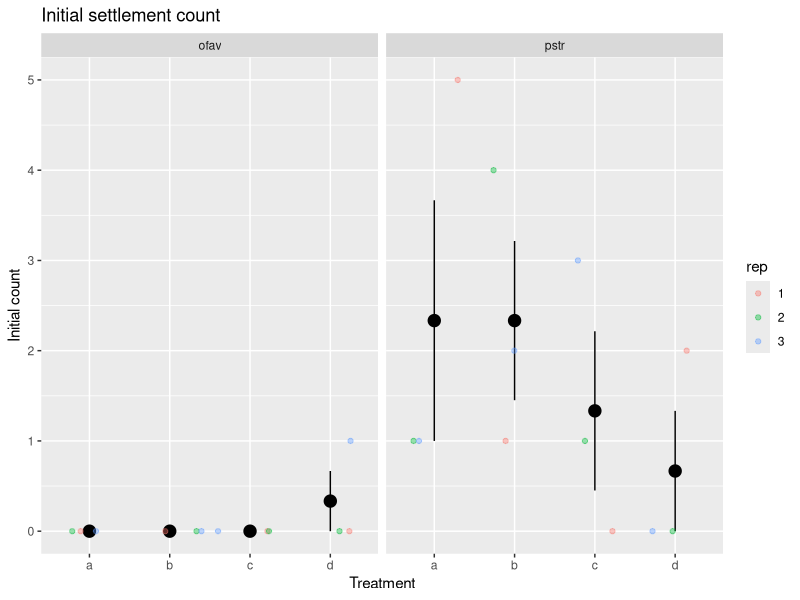
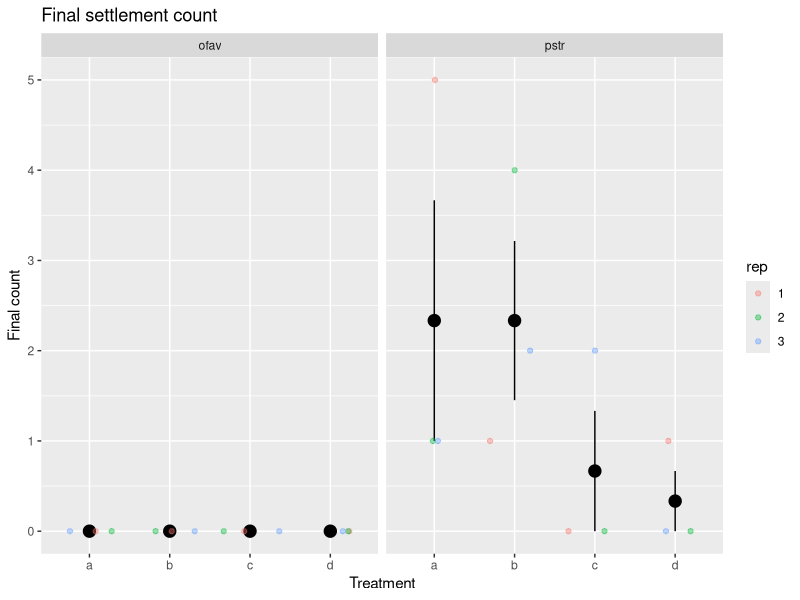
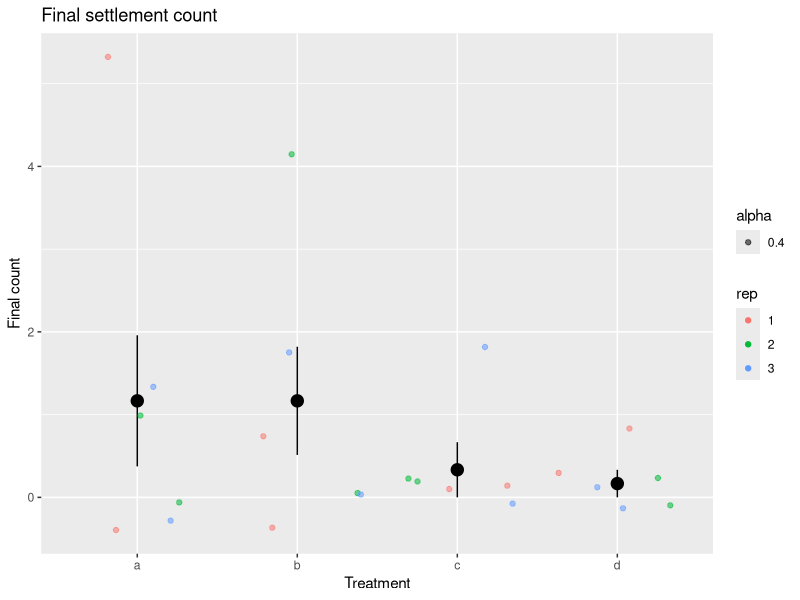
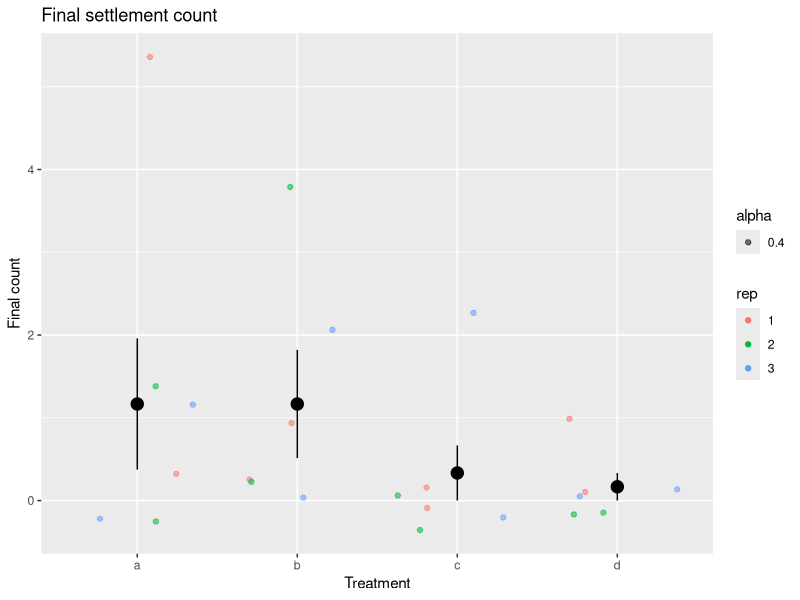
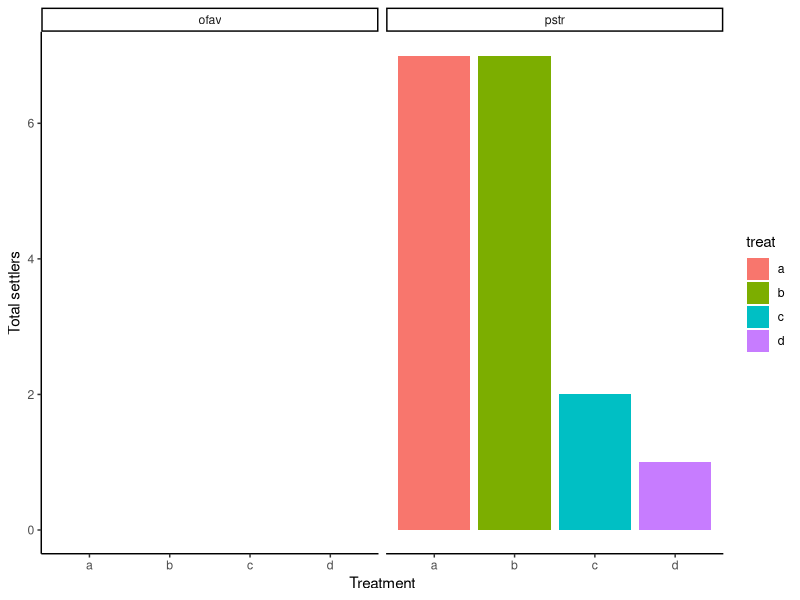
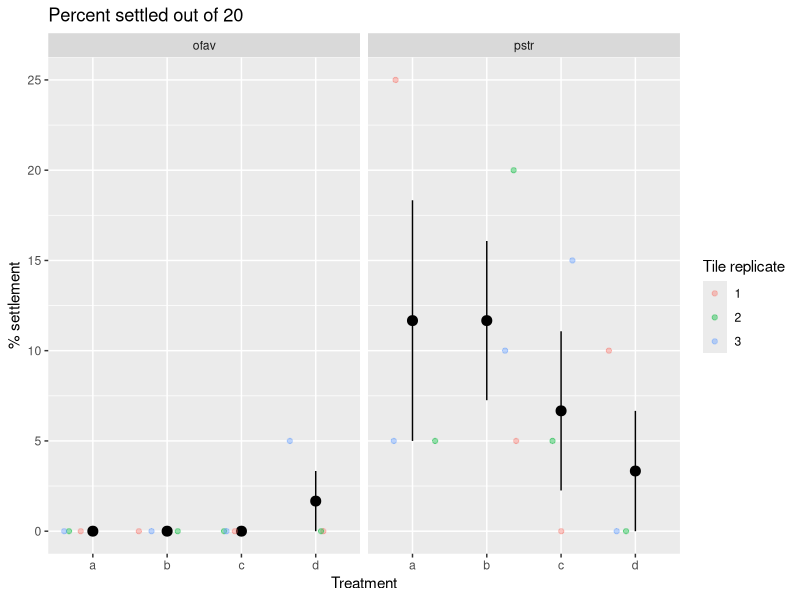

Write R code to recreate these figures, in order.
################################################################################
# Settlment analysis
################################################################################
#
# Kenzie M. Cooke
# kmc390@miami.edu
# September 2025
#
# Analyzing settlement success in September 2025 pilot OFAV and PSTR pilot trial
#
################################################################################


# Load packages ---------------------------------------------------------------

library(tidyverse)
library(viridis)
library(ggpubr)


# Import and clean data --------------------------------------------------------

data <- read_csv("data/raw/settlement_data.csv")
filter_data <- filter(data, contents != "blank")


# Visualize data ---------------------------------------------------------------

filter_data$rep = factor(filter_data$rep)

# Plot initial settlement count by treatment, wrap species
ggplot(filter_data, aes(x = treat,
                        y = count_init)) +
  stat_summary(geom = "pointrange",
               color = "black",
               size = 0.8) +
  geom_jitter(aes(color = rep),
              alpha = 0.4,
              width = 0.4,
              height = 0) +
  facet_wrap(~species) +
  labs(title = "Initial settlement count",
       x = "Treatment",
       y = "Initial count")


# Plot final settlement count by treatment, wrap species
ggplot(filter_data, aes(x = treat,
                        y = count_fin)) +
  stat_summary(geom = "pointrange",
               color = "black",
               size = 0.8) +
  geom_jitter(alpha = 0.4,
              width = 0.4,
              height = 0,
              aes(color = rep)) +
  facet_wrap(~species) +
  labs(title = "Final settlement count",
       x = "Treatment",
       y = "Final count")


#Plot settlement all species
ggplot(filter_data, aes(x = treat,
                        y = count_fin)) +
  stat_summary(geom = "pointrange",
               color = "black",
               size = 0.8) +
  geom_jitter(aes(alpha = 0.4,
                  width = 0.4,
                  height = 0,
                  color = rep)) +
  labs(title = "Final settlement count",
       x = "Treatment",
       y = "Final count")

#Plot settlement by tile "yes", "no"
ggplot(filter_data, aes(x = treat,
                        y = count_fin)) +
  stat_summary(geom = "pointrange",
               color = "black",
               size = 0.8) +
  geom_jitter(aes(alpha = 0.4,
                  width = 0.4,
                  height = 0,
                  color = rep)) +
  labs(title = "Final settlement count",
       x = "Treatment",
       y = "Final count")

#total settlemrs

totals <- filter_data %>%
  group_by(species, treat) %>%
  summarise(total_settlers = sum(count_fin, na.rm = TRUE), .groups = "drop")

ggplot(totals, aes(x = treat,
                   y = total_settlers,
                   fill = treat)) +
  geom_col() +
  facet_wrap(~ species) +
  labs(x = "Treatment",
       y = "Total settlers") +
  theme_classic()

#percent settlement

filter_data <- filter_data %>%
  mutate(prop_settle = count_init / 20,
         perc_settle = 100 * prop_settle)

 p1 <- ggplot(filter_data, aes(x = treat,
                        y = perc_settle)) +
  stat_summary(geom = "pointrange",
               color = "black",
               size = 0.6) +
  geom_jitter(alpha = 0.4,
              width = 0.4,
              height = 0,
              aes(color = rep)) +
  facet_wrap(~species) +
  labs(color = "Tile replicate",
       x = "Treatment",
       y = "% settlement",
       title = "Percent settled out of 20")

ggsave(filename = "results/img/percent_settled.pdf", plot = p1)
